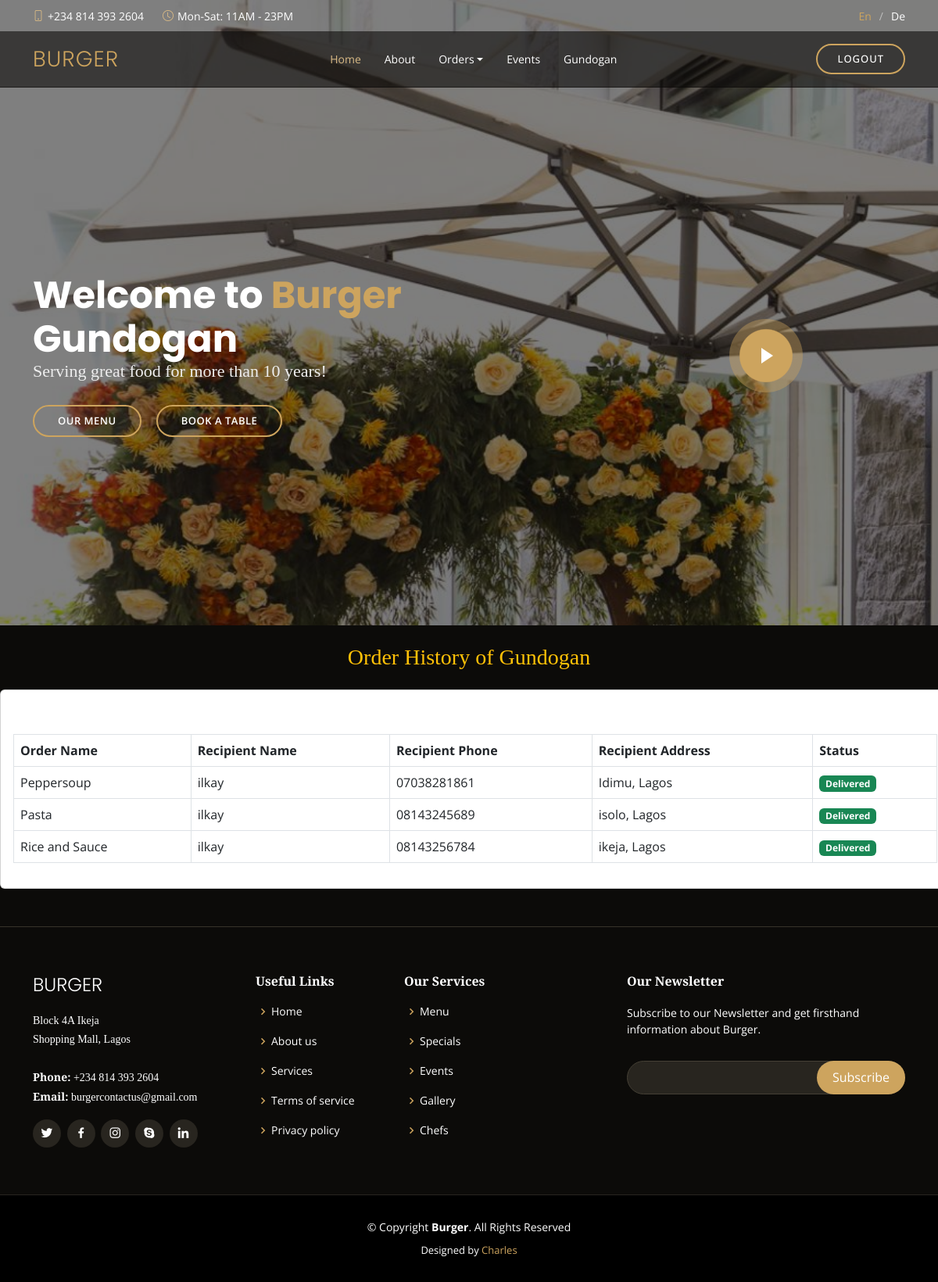
The page /delivery/delivery-history/ (signed in) on the database as committed earlier.
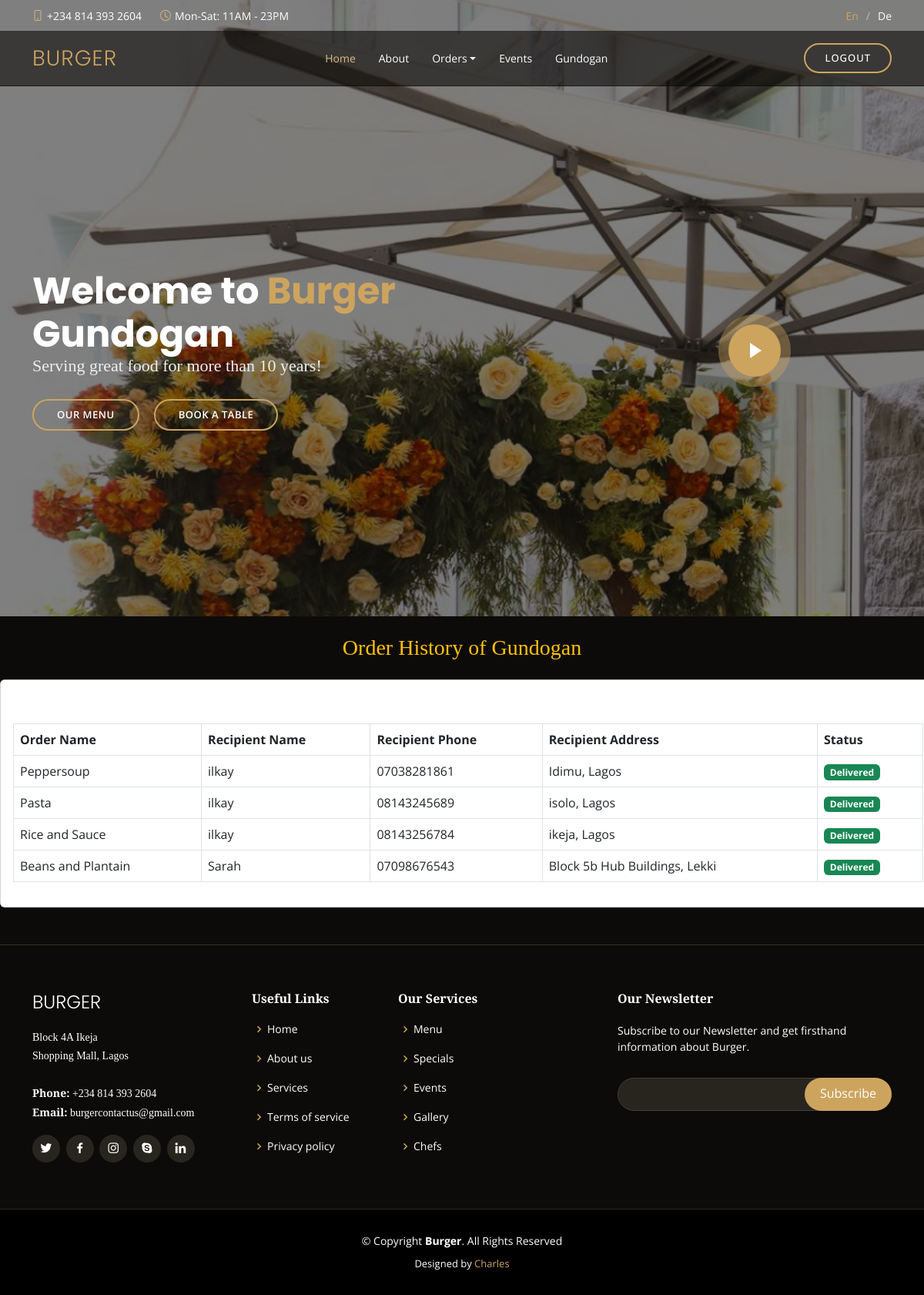
The same page on the database as committed later.
### users/models.py (models this page shows, shortened)
class User(AbstractUser):
    is_buyer = models.BooleanField(default=False)
    is_rider = models.BooleanField(default=False)

### delivery/models.py (models this page shows)
class Order(models.Model):
    buyer = models.ForeignKey(User, on_delete=models.CASCADE)
    order_name = models.CharField(max_length=100)
    recipient_name = models.CharField(max_length=100)
    recipient_phone = models.CharField(max_length=20)
    recipient_address = models.CharField(max_length=255)
    rider = models.ForeignKey(User, on_delete=models.CASCADE, related_name='rider', null=True, blank=True)
    is_delivered = models.BooleanField(default=False)
    date_created = models.DateTimeField(auto_now_add=True)
    is_verified = models.BooleanField(default=False)
    has_rider = models.BooleanField(default=False)

### delivery/views.py (the view)
# urls.py: path('delivery-history/', views.delivery_history, name='delivery-history'),
def delivery_history(request):
    obj = Order.objects.filter(buyer=request.user, is_verified=True)
    context = {'obj':obj}
    return render(request, 'delivery/delivery_history.html', context)

### templates/delivery/delivery_history.html
{% extends 'base.html' %}
{% block content %}
<div class="m-4">
    <h3 class="text-center text-warning">Order History of {{request.user.username}} </h3>
</div>
<div class="row">
    <div class="col-12 table-responsive-sm">
        <div class="card mx-auto mb-5" style="width: 76rem">
            <div class="card-body">
                <h5 class="card-title mb-3">Order History</h5>
                <table class="table table-bordered">
                    <thead>
                        <tr>
                            <th scope="col">Order Name</th>
                            <th scope="col">Recipient Name</th>
                            <th scope="col">Recipient Phone</th>
                            <th scope="col">Recipient Address</th>
                            <th scope="col">Status</th>
                        </tr>
                    </thead>
                    <tbody>
                        {% for o in obj %}
                        {% if o.is_delivered %}
                        <tr>
                            <td>{{o.order_name}}</td>
                            <td>{{o.recipient_name}}</td>
                            <td>{{o.recipient_phone}}</td>
                            <td>{{o.recipient_address}}</td>
                            {% if o.has_rider %}
                            <td><span class="badge bg-success">Delivered</span></td>
                            {% else %}
                            <td><span class="badge bg-warning">Pending</span></td>
                            {% endif %}
                        </tr>
                        {% endif %}
                        {% endfor %}
                    </tbody>
                </table>
            </div>
        </div>
    </div>
</div>
{% endblock content %}

### templates/base.html (shortened to what this page needs)
{% load static %}
<!DOCTYPE html>
<html lang="en">
<head>
  <link href="{% static 'foods/vendor/animate.css/animate.min.css' %}" rel="stylesheet">
  <link href="{% static 'foods/vendor/aos/aos.css' %}" rel="stylesheet">
  <link href="{% static 'foods/vendor/bootstrap/css/bootstrap.min.css' %}" rel="stylesheet">
  <link href="{% static 'foods/vendor/bootstrap-icons/bootstrap-icons.css' %}" rel="stylesheet">
  <link href="{% static 'foods/vendor/boxicons/css/boxicons.min.css' %}" rel="stylesheet">
  <link href="{% static 'foods/vendor/glightbox/css/glightbox.min.css' %}" rel="stylesheet">
  <link href="{% static 'foods/vendor/swiper/swiper-bundle.min.css' %}" rel="stylesheet">
  <link href="{% static 'foods/css/style.css' %}" rel="stylesheet">
</head>
<body>
  <div id="topbar" class="d-flex align-items-center fixed-top">
    <div class="container d-flex justify-content-center justify-content-md-between">
        <div class="contact-info d-flex align-items-center">
            <i class="bi bi-phone d-flex align-items-center"><span>+234 814 393 2604</span></i>
            <i class="bi bi-clock d-flex align-items-center ms-4"><span> Mon-Sat: 11AM - 23PM</span></i>
        </div>
        <div class="languages d-none d-md-flex align-items-center">
            <ul>
                <li>En</li>
                <li><a href="#">De</a></li>
            </ul>
        </div>
    </div>
</div>
<header id="header" class="fixed-top d-flex align-items-center">
    <div class="container-fluid container-xl d-flex align-items-center justify-content-lg-between">
        <h1 class="logo me-auto me-lg-0"><a href="">Burger</a></h1>
        <nav id="navbar" class="navbar order-last order-lg-0">
            <ul>
                <li><a class="nav-link scrollto active" href="/">Home</a></li>
                <li><a class="nav-link scrollto" href="{% url 'about' %}">About</a></li>
                <li class="nav-link scrollto dropdown">
                    <a class="nav-link dropdown-toggle" href="#" id="navbarDropdown" role="button" data-bs-toggle="dropdown" aria-expanded="false">
                      Orders
                    </a>
                </li>
                <li><a class="nav-link scrollto" href="{% url 'events' %}">Events</a></li>
                <li><a class="nav-link scrollto" href="#">{{request.user.username}}</a></li>
            </ul>
        </nav>
        <a href="{% url 'logout' %}" class="book-a-table-btn scrollto d-none d-lg-flex">Logout</a>
    </div>
</header>
<section id="hero" class="d-flex align-items-center" style="background-image: url({% static 'foods/img/restaurant_table3.jpg' %});">
  <div class="container position-relative text-center text-lg-start" data-aos="zoom-in" data-aos-delay="100">
      <div class="row">
          <div class="col-lg-8">
                <h1>Welcome to <span>Burger</span> <br>
                    {{request.user.username}}
                </h1>
                <h2>Serving great food for more than 10 years!</h2>
                {% if request.user.is_buyer %}
                <div class="btns">
                    <a href="#" class="btn-menu animated fadeInUp scrollto">Our Menu</a>
                    <a href="#" class="btn-book animated fadeInUp scrollto">Book a Table</a>
                </div>
                {% elif request.user.is_rider %}
                <div class="btns">
                    <a href="{% url 'rider-queue' %}" class="btn-menu animated fadeInUp scrollto">make delivery</a>
                </div>
                {% endif %}
          </div>
          <div class="col-lg-4 d-flex align-items-center justify-content-center position-relative" data-aos="zoom-in" data-aos-delay="200">
              <a href="https://www.youtube.com/watch?v=u6BOC7CDUTQ" class="glightbox play-btn"></a>
          </div>
      </div>
  </div>
</section>
<main id="main">
  {% block content %}
  {% endblock content %}
</main>
<footer id="footer">
  <div class="footer-top">
      <div class="container">
          <div class="row">
              <div class="col-lg-3 col-md-6">
                  <div class="footer-info">
                      <h3>Burger</h3>
                      <p>
                          Block 4A Ikeja <br>
                          Shopping Mall, Lagos<br><br>
                          <strong>Phone:</strong> +234 814 393 2604<br>
                          <strong>Email:</strong> burgercontactus@gmail.com<br>
                      </p>
                      <div class="social-links mt-3">
                          <a href="#" class="twitter"><i class="bx bxl-twitter"></i></a>
                          <a href="#" class="facebook"><i class="bx bxl-facebook"></i></a>
                          <a href="#" class="instagram"><i class="bx bxl-instagram"></i></a>
                          <a href="#" class="google-plus"><i class="bx bxl-skype"></i></a>
                          <a href="#" class="linkedin"><i class="bx bxl-linkedin"></i></a>
                      </div>
                  </div>
              </div>
              <div class="col-lg-2 col-md-6 footer-links">
                  <h4>Useful Links</h4>
                  <ul>
                      <li><i class="bx bx-chevron-right"></i> <a href="#">Home</a></li>
                      <li><i class="bx bx-chevron-right"></i> <a href="#">About us</a></li>
                      <li><i class="bx bx-chevron-right"></i> <a href="#">Services</a></li>
                      <li><i class="bx bx-chevron-right"></i> <a href="#">Terms of service</a></li>
                      <li><i class="bx bx-chevron-right"></i> <a href="#">Privacy policy</a></li>
                  </ul>
              </div>
              <div class="col-lg-3 col-md-6 footer-links">
                  <h4>Our Services</h4>
                  <ul>
                      <li><i class="bx bx-chevron-right"></i> <a href="#">Menu</a></li>
                      <li><i class="bx bx-chevron-right"></i> <a href="#">Specials</a></li>
                      <li><i class="bx bx-chevron-right"></i> <a href="#">Events</a></li>
                      <li><i class="bx bx-chevron-right"></i> <a href="#">Gallery</a></li>
                      <li><i class="bx bx-chevron-right"></i> <a href="#">Chefs</a></li>
                  </ul>
              </div>
              <div class="col-lg-4 col-md-6 footer-newsletter">
                  <h4>Our Newsletter</h4>
                  <p>Subscribe to our Newsletter and get firsthand information about Burger.</p>
                  <form action="" method="post">
                      <input type="email" name="email"><input type="submit" value="Subscribe">
                  </form>
              </div>
          </div>
      </div>
  </div>
  <div class="container">
      <div class="copyright">
          &copy; Copyright <strong><span>Burger</span></strong>. All Rights Reserved
      </div>
      <div class="credits">
          Designed by <a href="#">Charles</a>
      </div>
  </div>
</footer>
</body>
</html>

Rows that differ between the two databases and show on the page:
added Order: order_name "Beans and Plantain", recipient_name "Sarah", recipient_phone "07098676543", recipient_address "Block 5b Hub Buildings, Lekki", has_rider "Delivered"
